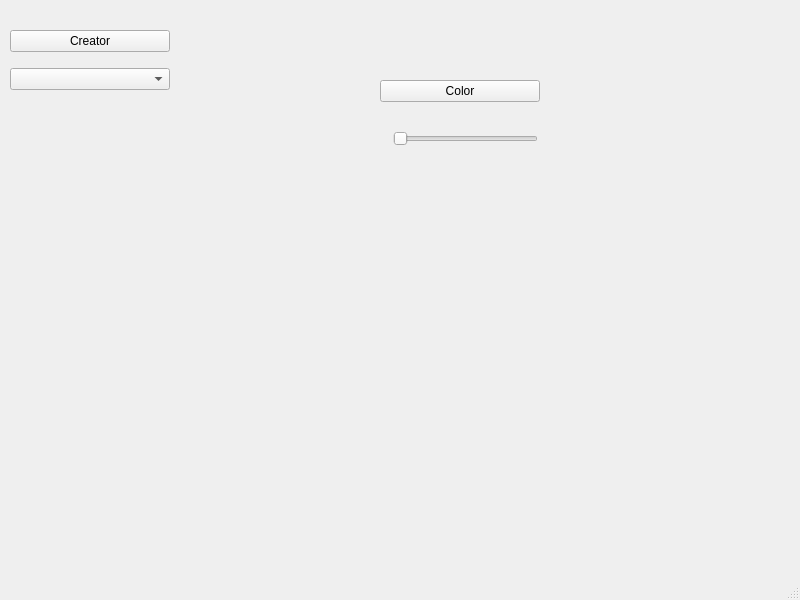
<?xml version="1.0" encoding="UTF-8"?>
<ui version="4.0">
 <class>MainWindow</class>
 <widget class="QMainWindow" name="MainWindow">
  <property name="geometry">
   <rect>
    <x>0</x>
    <y>0</y>
    <width>800</width>
    <height>600</height>
   </rect>
  </property>
  <property name="windowTitle">
   <string>MainWindow</string>
  </property>
  <widget class="QWidget" name="centralwidget">
   <widget class="QWidget" name="verticalLayoutWidget">
    <property name="geometry">
     <rect>
      <x>10</x>
      <y>20</y>
      <width>160</width>
      <height>80</height>
     </rect>
    </property>
    <layout class="QVBoxLayout" name="verticalLayout">
     <item>
      <widget class="QPushButton" name="creator">
       <property name="text">
        <string>Creator</string>
       </property>
      </widget>
     </item>
     <item>
      <widget class="QComboBox" name="modes"/>
     </item>
    </layout>
   </widget>
   <widget class="QWidget" name="verticalLayoutWidget_2">
    <property name="geometry">
     <rect>
      <x>380</x>
      <y>80</y>
      <width>160</width>
      <height>80</height>
     </rect>
    </property>
    <layout class="QVBoxLayout" name="verticalLayout_2">
     <item>
      <widget class="QPushButton" name="color">
       <property name="text">
        <string>Color</string>
       </property>
      </widget>
     </item>
     <item>
      <widget class="QWidget" name="widget" native="true">
       <widget class="QWidget" name="horizontalLayoutWidget">
        <property name="geometry">
         <rect>
          <x>0</x>
          <y>20</y>
          <width>158</width>
          <height>21</height>
         </rect>
        </property>
        <layout class="QHBoxLayout" name="horizontalLayout">
         <item>
          <widget class="QLabel" name="label">
           <property name="text">
            <string/>
           </property>
          </widget>
         </item>
         <item>
          <widget class="QSlider" name="brigthness">
           <property name="orientation">
            <enum>Qt::Orientation::Horizontal</enum>
           </property>
          </widget>
         </item>
        </layout>
       </widget>
      </widget>
     </item>
    </layout>
   </widget>
  </widget>
  <widget class="QMenuBar" name="menubar">
   <property name="geometry">
    <rect>
     <x>0</x>
     <y>0</y>
     <width>800</width>
     <height>21</height>
    </rect>
   </property>
  </widget>
  <widget class="QStatusBar" name="statusbar"/>
 </widget>
 <resources/>
 <connections/>
</ui>
